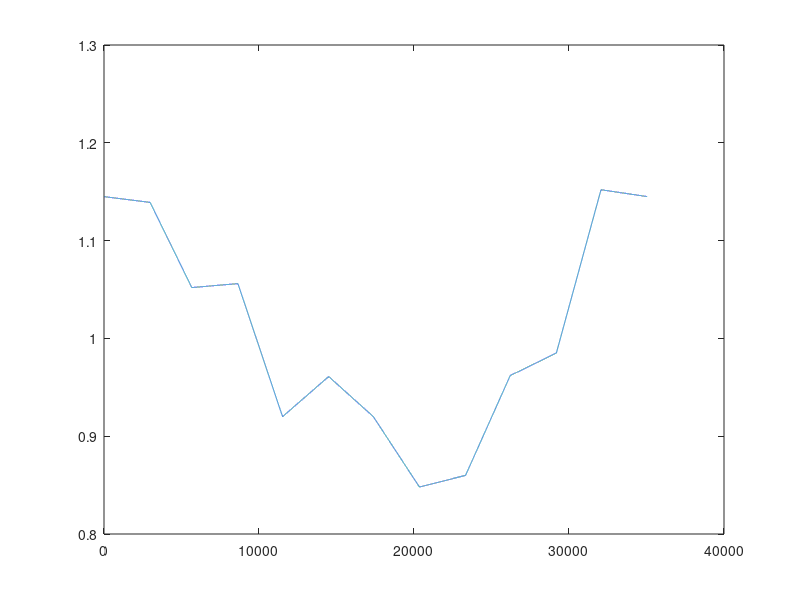

The MATLAB script that drew this image:
%Used to generate the deterministic part of the cloud cover profile
Xfit=1:35040;
YfitCC=zeros(1,35040);
pointsX=0:12;
pointsY=[1.145 1.139 1.052 1.056 0.920 0.961 0.920 0.848 0.860 0.962 0.985 1.152 1.145];
monthSeparation=[1 2976 5664 8640 11520 14496 17376 20352 23328 26208 29184 32064 35040];

for i=1:12
    p=polyfit(monthSeparation(i:i+1),pointsY(i:i+1),1);
    YfitCC(monthSeparation(i):monthSeparation(i+1))=polyval(p,Xfit(monthSeparation(i):monthSeparation(i+1)));
end
plot(Xfit,YfitCC)